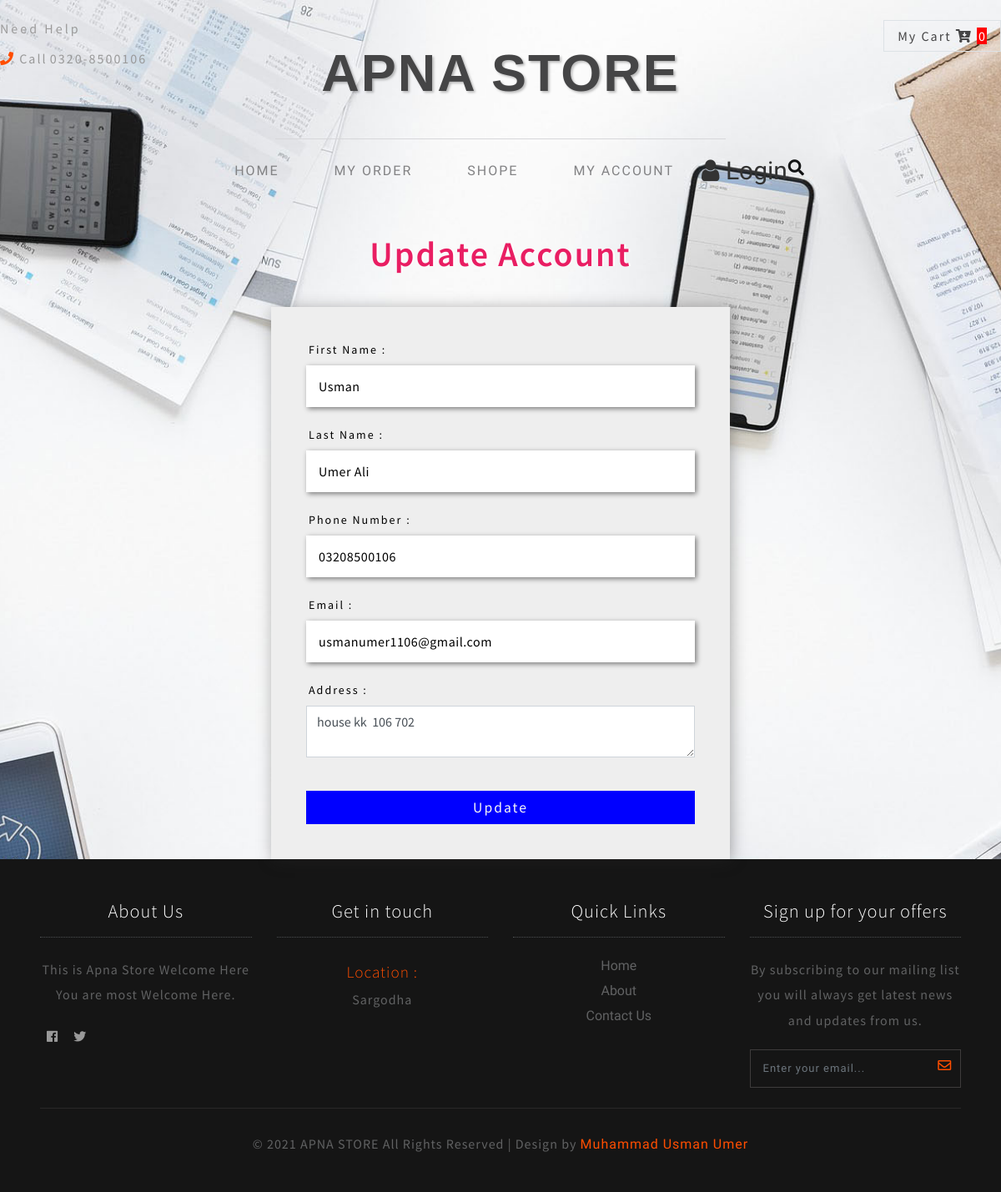
The app's page /user/updateaccount.php (signed in) with its own data.
### tables this page shows
CREATE TABLE `user` (
  `user_id` int(255) NOT NULL,
  `user_firstname` varchar(255) NOT NULL,
  `user_lastname` varchar(255) NOT NULL,
  `user_email` varchar(255) NOT NULL,
  `user_address` varchar(255) NOT NULL,
  `user_status` int(255) NOT NULL DEFAULT 1,
  `user_password` varchar(255) NOT NULL,
  `user_phone` varchar(255) NOT NULL
);

### user/config/dbconfig.php (called while the page is built, shortened)
<?php
require_once('./config/operationsuser.php');
class dbconfig
{
    public function db_connect()
    {
        $this->connection = mysqli_connect('localhost', 'root', '', 'e-com');
    }
}
?>

### user/config/operationsuser.php (called while the page is built, shortened)
<?php
require_once('./config/dbconfig.php');
$db = new dbconfig();
class operationsuser extends dbconfig
{
    public function view_record_user($id)
    {
        global $db;
        $query = "SELECT * FROM `user` where user_id='$id'";
        $result = mysqli_query($db->connection, $query);
        return $result;
    }
}
?>

### user/updateaccount.php (the view, shortened to what this page needs)
<?php include('header.php');
include_once('./config/dbconfig.php');
$db=new operationsuser();
$id = $_SESSION['user_id'];
$result = $db->view_record_user($id);
$data = mysqli_fetch_assoc($result);
?>
<link href="./assets/css/font-awesome.css" rel="stylesheet">
	<link href="./assets/css/style.css" rel='stylesheet' type='text/css' />
<div class="text-center"> <h1>Update Account</h1></div>
<div class="w3ls-login">
		<form action="#" method="POST">
        <div class="agile-field-txt">
				<label>
					<i  style="color:black;" aria-hidden="true"></i> First Name :</label>
				<input type="text" name="firstname" placeholder="First Name" required="" value="<?php echo $data['user_firstname'] ?>" />
			</div>
            <div class="agile-field-txt">
				<label>
					<i style="color:black;" aria-hidden="true"></i> Last Name :</label>
				<input type="text" name="lastname" placeholder="Last Name" required=""  value="<?php echo $data['user_lastname'] ?>"/>
			</div>
            <div class="agile-field-txt">
				<label>
					<i  style="color:black;" aria-hidden="true"></i> Phone Number :</label>
				<input type="text" name="phone" placeholder="Phone Number" required="" value="<?php echo $data['user_phone'] ?>" />
			</div>
            <div class="agile-field-txt">
				<label>
					<i  style="color:black;" aria-hidden="true"></i> Email :</label>
				<input type="text" name="email" placeholder="Email" required="" value="<?php echo $data['user_email'] ?>" />
			</div>
            <div class="agile-field-txt">
				<label>
					<i  style="color:black;" aria-hidden="true"></i> Address :</label>
				<textarea  name="address"  required="" class="form-control" ><?php echo $data['user_address'] ?> </textarea>
			</div>
			<div class="w3ls-login  w3l-sub">
				<input type="submit" value="Update" name="update" style="background-color:blue;">
			</div>
		</form>
	</div>
<?php include('footer.php') ?>

### user/css/style.css (style rules this page uses)
input[type="button"], input[type="submit"], input[type="text"], input[type="email"], input[type="search"] { transition: 0.5s all; -webkit-transition: 0.5s all; -moz-transition: 0.5s all; -o-transition: 0.5s all; -ms-transition: 0.5s all; font-family: 'Inconsolata', monospace; }
h1, h2, h3, h4, h5, h6 { margin: 0; font-family: 'Inconsolata', monospace; letter-spacing: 1px; }
label { margin: 0; }

### user/css/checkout.css (style rules this page uses)
.form-control { border-radius: 0; }

### user/assets/css/style.css (style rules this page uses)
html, body, div, span, applet, object, iframe, h1, h2, h3, h4, h5, h6, p, blockquote, pre, a, abbr, acronym, address, big, cite, code, del, dfn, em, img, ins, kbd, q, s, samp, small, strike, strong, sub, sup, tt, var, b, u, i, dl, dt, dd, ol, nav ul, nav li, fieldset, form, label, legend, table, caption, tbody, tfoot, thead, tr, th, td, article, aside, canvas, details, embed, figure, figcaption, footer, header, hgroup, menu, nav, output, ruby, section, summary, time, mark, audio, video { margin: 0; padding: 0; border: 0; font-size: 100%; font: inherit; vertical-align: baseline; }
.w3ls-login { display: -webkit-flex; display: -webkit-box; display: -moz-flex; display: -moz-box; display: -ms-flexbox; display: flex; justify-content: center; align-items: center; -webkit-box-pack: center; -moz-box-pack: center; -ms-flex-pack: center; -webkit-justify-content: center; justify-content: center; }
h1 { font-size: 3.2em; font-weight: 600; text-transform: capitalize; color: #e91e63; letter-spacing: 2px; text-shadow: 2px 0px 0px #fff; margin: 1.1em 1vw .9em; text-align: center; font-family: 'Source Sans Pro', sans-serif; }
.w3ls-login form { max-width: 550px; margin: 0 5vw; background: #181818; background-size: cover; background: #eee; background-size: cover; box-shadow: 2px 2px 17px rgba(41, 40, 40, 0.39); padding: 3.5vw; box-sizing: border-box; display: flex; display: -webkit-flex; flex-wrap: wrap; }
.w3ls-login label { font-size: 14px; color: #000000; float: left; font-weight: 500; margin-bottom: 10px; text-transform: capitalize; letter-spacing: 2px; cursor: pointer; }
.agile-field-txt { flex-basis: 100%; -webkit-flex-basis: 100%; margin-bottom: 1.5em; }
.w3ls-login input[type="text"], .w3ls-login input[type="password"] { width: 100%; color: #000; outline: none; font-size: 16px; letter-spacing: 0.5px; padding: 15px 15px; box-sizing: border-box; border: none; box-shadow: 2px 2px 6px rgba(0, 0, 0, 0.49); -webkit-appearance: none; font-family: 'Source Sans Pro', sans-serif; background:#fff; }
.w3ls-login.w3l-sub { margin-top: 1em; flex-basis: 100%; -webkit-flex-basis: 100%; }
.w3ls-login input[type=submit] { color: #f6f6f6; width: 100%; padding: 0.5em 0; font-size: 1.1em; letter-spacing: 2px; cursor: pointer; border: none; outline: none; background: #E91E63; font-family: 'Source Sans Pro', sans-serif; transition: 0.5s all ease; -webkit-transition: 0.5s all ease; -moz-transition: 0.5s all ease; -o-transition: 0.5s all ease; -ms-transition: 0.5s all ease; }
@media (max-width:1920px) { h1 { font-size: 3.5vw; } }

### records on screen
user: firstname "Usman", lastname "Umer Ali", phone "03208500106", email "usmanumer1106@gmail.com", address "house kk 106 702"

### other values on screen
$n "0"
